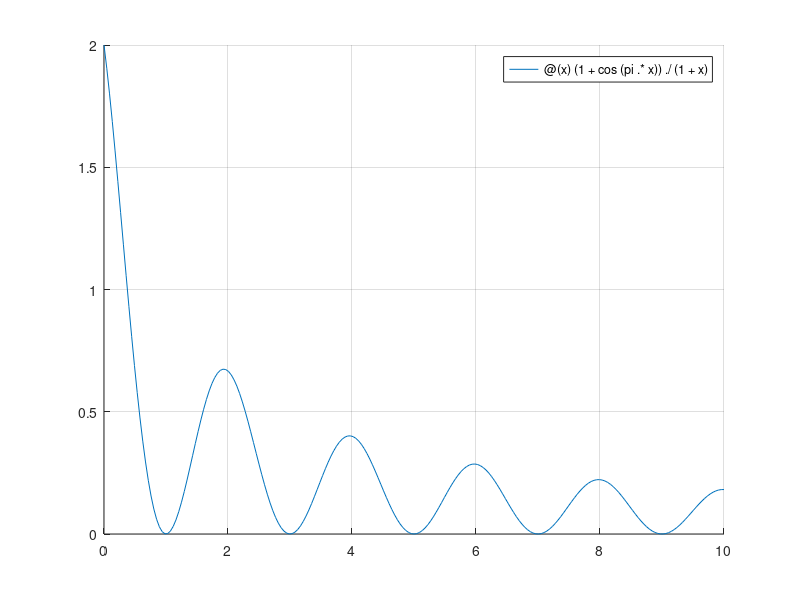

MATLAB code to generate this figure: (Note: this script raises an error after producing the figure.)
function l3p3
  clf; grid on; hold on;
  %define the function f(x)
  f = @(x) (1 + cos(pi.*x)) ./ (1+x);
  %plot the function on the interval [0,10]
  fplot(f, [0 10]);
  %row vector with 21 equally spaced points on [0,10]
  x = linspace(0, 10, 21);
  %execute function f on every element of x
  interp_points = arrayfun(f, x);
  %row vector with 500 equally spaced points on [0,10]
  points = linspace(0, 10, 500);
  %calculate lagrange interpolation
  lagrange_interp = LagrangeBary2(x, interp_points, points);
  %plot the result
  plot(points, lagrange_interp);
endfunction